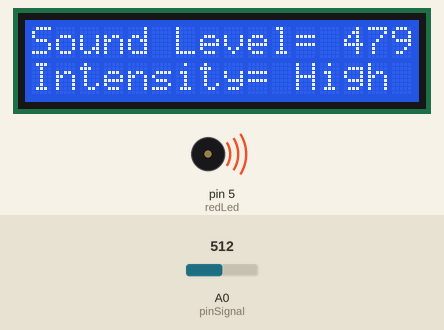
The sketch below on a simulated Arduino Uno, built with avr-gcc and run on an emulated ATmega328P. Shown: 16×2 character LCD, buzzer (waves = sounding). Inputs (shaded band) come from the test bench; at power-on: A0 (pinSignal) = 512. What the sketch prints to the serial monitor is not drawn.

Above: at 0.1 s.
At 15.19 s:
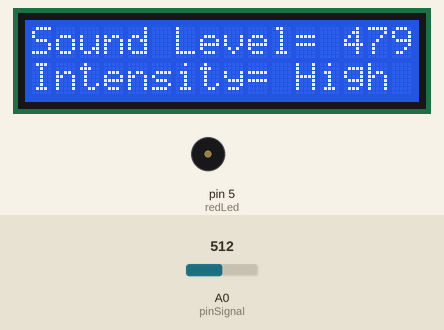
Timing chart, 0 to 123.4 s (numbered marks = the images above):
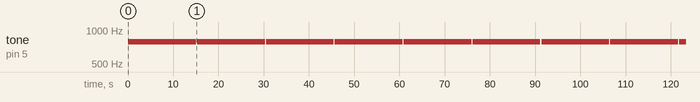

The sketch:

SoundSensor_2_modified.ino
```cpp
// include the library code:
#include <LiquidCrystal.h>
#include <Wire.h>


// initialize the library by associating any needed LCD interface pin
// with the arduino pin number it is connected to
//const int rs = 12, en = 11, d4 = 5, d5 = 4, d6 = 3, d7 = 2;
const int rs = 7, en = 8, d4 = 10, d5 = 11, d6 = 12, d7 = 13;
LiquidCrystal lcd(rs, en, d4, d5, d6, d7);

int num_Measure = 128 ; // Set the number of measurements
int pinSignal = A0; // pin connected to pin O module sound sensor
int redLed = 5;
long Sound_signal;    // Store the value read Sound Sensor
long sum = 0 ; // Store the total value of n measurements
long level = 0 ; // Store the average value
int soundlow = 35;
int soundmedium = 120;
int BACKLIGHT_PIN =3;

int buzzerPin = 5;

//#define         MQ_PIN                       (0)     //define which  analog input channel you are going to use
//float           Ro           =  10;                 //Ro is initialized to 10 kilo ohms

void setup() {
  pinMode (pinSignal, INPUT); // Set the signal pin as input

  //lcd.begin(16,2);
  //Serial.begin (9600);

  //Serial.print("Begin Test ");
  //lcd.print("Begin Test ");

  Serial.begin(9600);                               //UART  setup, baudrate = 9600bps
  Serial.print("Calibrating...");
  //Ro = MQCalibration(MQ_PIN);                       //Calibrating the sensor. Please  make sure the sensor is in clean air
   lcd.begin(16, 2);                                                  //when  you perform the calibration
  Serial.print("Calibration  is done...");

}

void loop() {

   for ( int i = 0 ; i <num_Measure; i ++)
  {
   Sound_signal = analogRead (pinSignal);
    sum =sum + Sound_signal;
  }
  lcd.clear();

  level = sum / num_Measure; // Calculate the average value
  Serial.print("Sound Level: ");
  lcd.print("Sound Level= ");
  Serial.println (level-33);
  lcd.print(level-33);

  if(level-33<soundlow)
  {
    lcd.setCursor(0,2);
    lcd.print("Intensity= Low");
     digitalWrite(redLed,LOW);
  }
  if(level-33>soundlow && level-33<soundmedium)
  {
    lcd.setCursor(0,2);
    lcd.print("Intensity=Medium");
     digitalWrite(redLed,LOW);
  }
  if(level-33>soundmedium)
  {
    lcd.setCursor(0,2);
    lcd.print("Intensity= High");
    digitalWrite(redLed,HIGH);
    tone(buzzerPin, 784); // F4
    delay(15000);
    noTone(buzzerPin);
  }
  sum = 0 ; // Reset the sum of the measurement values
  delay(200);
  lcd.clear();

}
```

Measured:
- by itself, tone on pin 5 (redLed): alternates 784 Hz for 15.0 s and silent for 0.22 s
